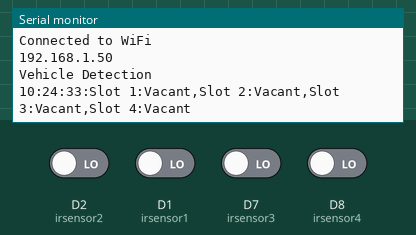
Simulated run of this sketch. Board: ESP8266 (NodeMCU). On the bench: the last lines printed to the serial monitor. Inputs (shaded band) come from the test bench; at power-on: D1 (irsensor1), D2 (irsensor2), D7 (irsensor3), D8 (irsensor4) LOW. WiFi joins after 1.5 s; servers stay silent unless stated; the local clock reads 2024-03-15 10:24:30 at power-on unless the sketch sets it.

Above: at 4.2 s.
4.3 s: D2 (irsensor2) driven HIGH
At 7.0 s:
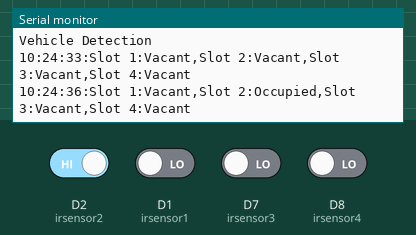
10.5 s: D1 (irsensor1) driven HIGH
At 13.1 s:
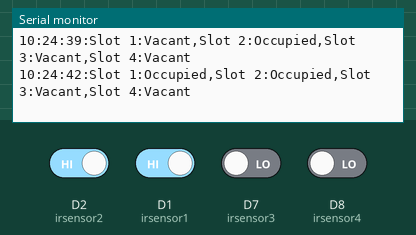
16.5 s: D7 (irsensor3) driven HIGH
At 19.4 s:
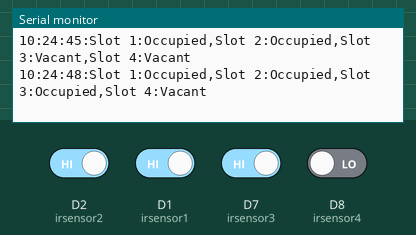
22.5 s: D8 (irsensor4) driven HIGH
At 24.5 s:
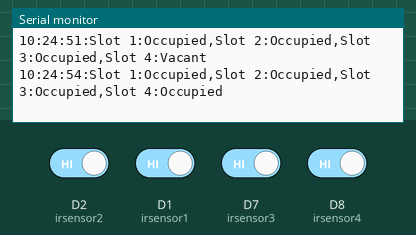
28.5 s: D2 (irsensor2) driven LOW
At 31.1 s:
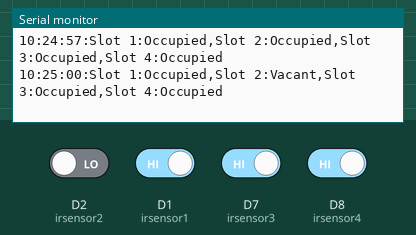
34.5 s: D1 (irsensor1) driven LOW
At 37.5 s:
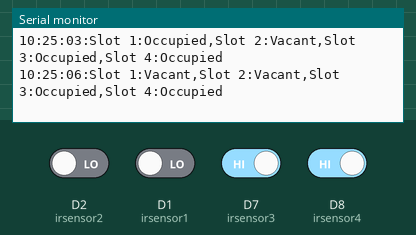

The sketch:

ForESP.ino
```cpp
#include <ESP8266WiFi.h>
#include <ESPAsyncWebServer.h>

const char* ssid = "Miramin2";
const char* password = "miramin123";

AsyncWebServer server(80);


#include <SoftwareSerial.h>


#define irsensor1 D1
#define irsensor2 D2
#define irsensor3 D7
#define irsensor4 D8

String sensor1;
String sensor2;
String sensor3;
String sensor4;


String com_data = "";


void setup() {
  Serial.begin(9600);

  WiFi.begin(ssid, password);

  while (WiFi.status() != WL_CONNECTED) {
    delay(1000);
    Serial.println("Connecting to WiFi...");
  }
  Serial.println("Connected to WiFi");
  Serial.println(WiFi.localIP());
  delay(1000);

  pinMode(irsensor1, INPUT);
  pinMode(irsensor2, INPUT);
  pinMode(irsensor3, INPUT);
  pinMode(irsensor4, INPUT);
  Serial.println("Vehicle Detection");

  server.on("/", HTTP_GET, [](AsyncWebServerRequest * request) {
    String html = "<html><head><meta http-equiv=\"refresh\" content=\"3\"></head><body>";
    html += "<h1>Parking Lot Status</h1>";
    html += "<p>Slot 1: " + sensor1 + "</p>";
    html += "<p>Slot 2: " + sensor2 + "</p>";
    html += "<p>Slot 3: " + sensor3 + "</p>";
    html += "<p>Slot 4: " + sensor4 + "</p>";
    html += "</body></html>";
    request->send(200, "text/html", html);
  });
  server.begin();
}


void loop() {
  slot1();
  slot2();
  slot3();
  slot4();


  digitalWrite(irsensor1, HIGH);
  digitalWrite(irsensor2, HIGH);
  digitalWrite(irsensor3, HIGH);
  digitalWrite(irsensor4, HIGH);

  // Get the current time
  time_t now = time(nullptr);
  // Format the time to "hours:minutes:seconds"
  char buf[sizeof "HH:MM:SS"];
  strftime(buf, sizeof buf, "%H:%M:%S", localtime(&now));
  // Print the formatted time followed by the sensor data
  Serial.print(buf);
  Serial.print(":");
  com_data = "Slot 1:" + sensor1 + "," + "Slot 2:" + sensor2 + "," + "Slot 3:" + sensor3 + "," + "Slot 4:" + sensor4;
  Serial.println(com_data);
  delay(3000); // 100 milli seconds
}


void slot1()
{
  if ( digitalRead(irsensor1) == HIGH)
  {
    sensor1 = "Occupied";
  }
  else
  {
    sensor1 = "Vacant";
  }

}


void slot2()
{
  if ( digitalRead(irsensor2) == HIGH)
  {
    sensor2 = "Occupied";
  }
  else
  {
    sensor2 = "Vacant";

  }
}

void slot3()
{
  if ( digitalRead(irsensor3) == HIGH)
  {
    sensor3 = "Occupied";

  }
  else
  {
    sensor3 = "Vacant";

  }
}


void slot4()
{
  if ( digitalRead(irsensor4) == HIGH)
  {
    sensor4 = "Occupied";

  }
  else
  {
    sensor4 = "Vacant";

  }
}
```

Measured:
- after the input at 4.3 s, the serial monitor: prints a new line after 1.7 s (image 1)
- after the input at 10.5 s, the serial monitor: prints a new line after 1.5 s (image 2)
- after the input at 16.5 s, the serial monitor: prints a new line after 1.5 s (image 3)
- after the input at 22.5 s, the serial monitor: prints a new line after 1.6 s (image 4)
- after the input at 28.5 s, the serial monitor: prints a new line after 1.6 s (image 5)
- after the input at 34.5 s, the serial monitor: prints a new line after 1.6 s (image 6)
